Frame 1 (no input): blank canvas, image omitted
Frame 60 (the mouse pressed at the canvas centre just before this capture): blank canvas, image omitted
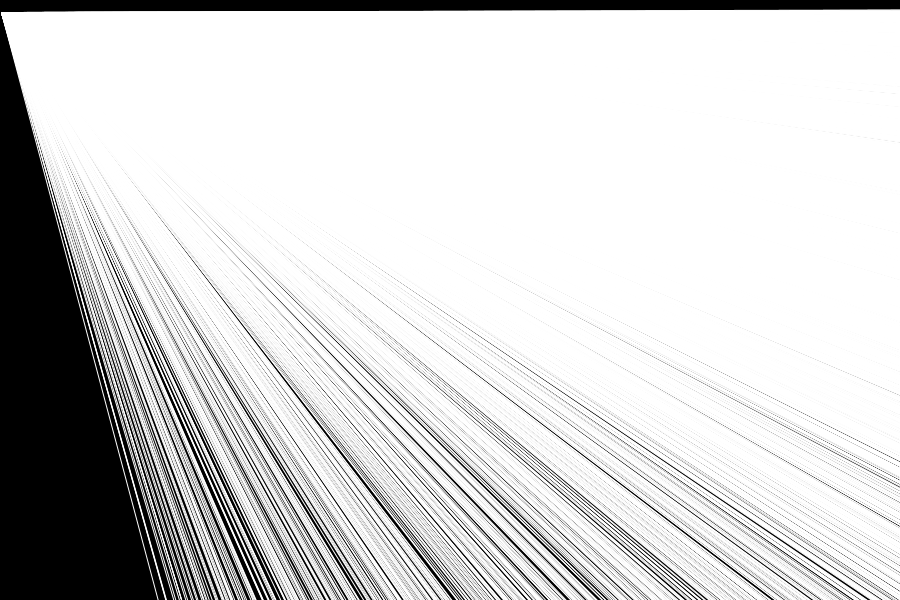
Frame 120 (the mouse held since frame 60 and released just before this capture)

The Processing sketch whose frames 1 and 60 were blank and that drew this single picture after the mouse press (run headless with seeded random() and noise(); from frame 60 on, the mouse is pressed at the canvas centre):

// Processing sketch: processing_116201
// ── processing_116201.pde

float[] x = new float[4000];
void setup() {
  size(900, 600);
  smooth(); 
  fill(30, 40, 0, 20);
  for (int i = 0; i < x.length; i++) {
    x[i] = random(-11000, 200);
  }
}
void draw() {
  background(0);
  for (int i = 0; i < x.length; i++) {
    x[i] += 100;
    float y = 10;
    stroke(mouseX, mouseY, mouseX);
    line(x[i], i, 1, 12);
    
  }
}
